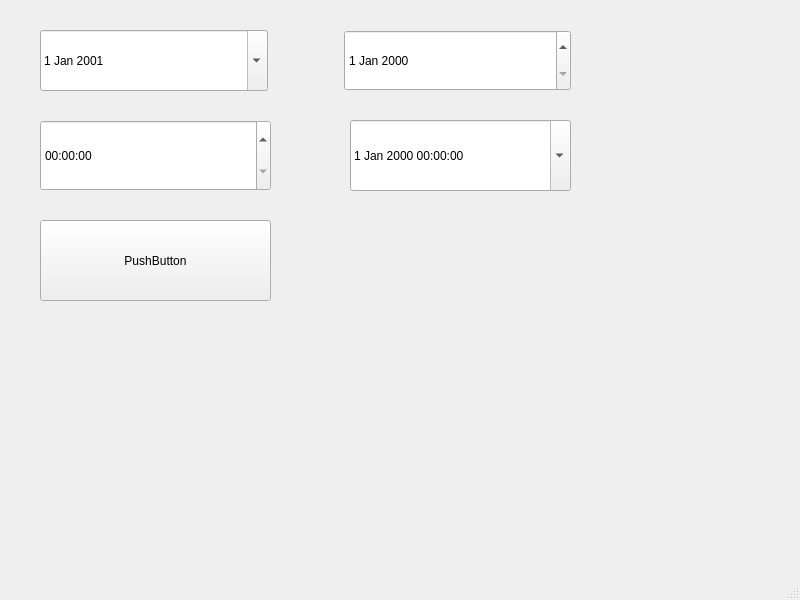
<?xml version="1.0" encoding="UTF-8"?>
<ui version="4.0">
 <class>MainWindow</class>
 <widget class="QMainWindow" name="MainWindow">
  <property name="geometry">
   <rect>
    <x>0</x>
    <y>0</y>
    <width>800</width>
    <height>600</height>
   </rect>
  </property>
  <property name="windowTitle">
   <string>MainWindow</string>
  </property>
  <widget class="QWidget" name="centralwidget">
   <widget class="QTimeEdit" name="timeEdit">
    <property name="geometry">
     <rect>
      <x>40</x>
      <y>120</y>
      <width>231</width>
      <height>71</height>
     </rect>
    </property>
   </widget>
   <widget class="QDateTimeEdit" name="dateTimeEdit">
    <property name="geometry">
     <rect>
      <x>350</x>
      <y>120</y>
      <width>221</width>
      <height>71</height>
     </rect>
    </property>
    <property name="sizePolicy">
     <sizepolicy hsizetype="Minimum" vsizetype="Preferred">
      <horstretch>0</horstretch>
      <verstretch>0</verstretch>
     </sizepolicy>
    </property>
    <property name="calendarPopup">
     <bool>true</bool>
    </property>
   </widget>
   <widget class="QPushButton" name="btnCalculate">
    <property name="geometry">
     <rect>
      <x>40</x>
      <y>220</y>
      <width>231</width>
      <height>81</height>
     </rect>
    </property>
    <property name="text">
     <string>PushButton</string>
    </property>
   </widget>
   <widget class="QWidget" name="">
    <property name="geometry">
     <rect>
      <x>40</x>
      <y>30</y>
      <width>531</width>
      <height>61</height>
     </rect>
    </property>
    <property name="sizePolicy">
     <sizepolicy hsizetype="Preferred" vsizetype="Preferred">
      <horstretch>0</horstretch>
      <verstretch>0</verstretch>
     </sizepolicy>
    </property>
    <layout class="QHBoxLayout" name="horizontalLayout">
     <item>
      <widget class="QDateEdit" name="dateStart">
       <property name="sizePolicy">
        <sizepolicy hsizetype="Minimum" vsizetype="Preferred">
         <horstretch>0</horstretch>
         <verstretch>0</verstretch>
        </sizepolicy>
       </property>
       <property name="calendarPopup">
        <bool>true</bool>
       </property>
       <property name="date">
        <date>
         <year>2001</year>
         <month>1</month>
         <day>1</day>
        </date>
       </property>
      </widget>
     </item>
     <item>
      <spacer name="horizontalSpacer">
       <property name="orientation">
        <enum>Qt::Horizontal</enum>
       </property>
       <property name="sizeType">
        <enum>QSizePolicy::Fixed</enum>
       </property>
       <property name="sizeHint" stdset="0">
        <size>
         <width>70</width>
         <height>20</height>
        </size>
       </property>
      </spacer>
     </item>
     <item>
      <widget class="QDateEdit" name="dateEnd">
       <property name="sizePolicy">
        <sizepolicy hsizetype="Minimum" vsizetype="Preferred">
         <horstretch>0</horstretch>
         <verstretch>0</verstretch>
        </sizepolicy>
       </property>
      </widget>
     </item>
    </layout>
   </widget>
  </widget>
  <widget class="QMenuBar" name="menubar">
   <property name="geometry">
    <rect>
     <x>0</x>
     <y>0</y>
     <width>800</width>
     <height>26</height>
    </rect>
   </property>
  </widget>
  <widget class="QStatusBar" name="statusbar"/>
 </widget>
 <resources/>
 <connections/>
</ui>
